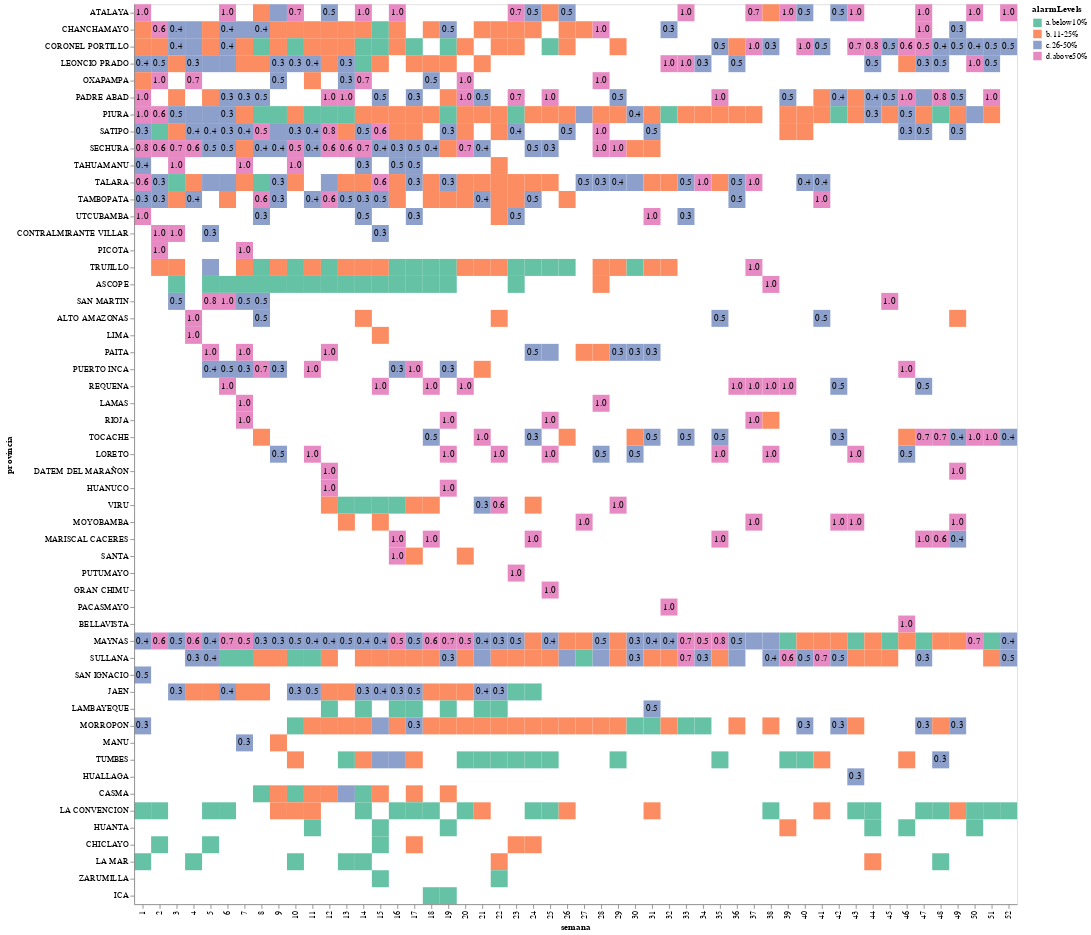

Notebook code cell kept with this figure:
### Markdown cell above
Gráfico de semanas en estado de alerta:

### Code cell
enc1_WorstProv.mark_rect() + enc2_WorstProv.mark_text()

### Figure 1 — Vega specification as saved in the notebook (floating-point values rounded to 4 significant figures; data arrays with more than 128 entries replaced by an {"elided": "..."} marker saying what was removed)
{"$schema": "https://vega.github.io/schema/vega/v5.json", "data": [{"name": "source_0", "values": {"elided": "753 records"}}, {"name": "source_0_x_domain_semana", "values": [{"semana": 1}, {"semana": 2}, {"semana": 3}, {"semana": 4}, {"semana": 5}, {"semana": 6}, {"semana": 7}, {"semana": 8}, {"semana": 9}, {"semana": 10}, {"semana": 11}, {"semana": 12}, {"semana": 13}, {"semana": 14}, {"semana": 15}, {"semana": 16}, {"semana": 17}, {"semana": 18}, {"semana": 19}, {"semana": 20}, {"semana": 21}, {"semana": 22}, {"semana": 23}, {"semana": 24}, {"semana": 25}, {"semana": 26}, {"semana": 27}, {"semana": 28}, {"semana": 29}, {"semana": 30}, {"semana": 31}, {"semana": 32}, {"semana": 33}, {"semana": 34}, {"semana": 35}, {"semana": 36}, {"semana": 37}, {"semana": 38}, {"semana": 39}, {"semana": 40}, {"semana": 41}, {"semana": 42}, {"semana": 43}, {"semana": 44}, {"semana": 45}, {"semana": 46}, {"semana": 47}, {"semana": 48}, {"semana": 49}, {"semana": 50}, {"semana": 51}, {"semana": 52}]}, {"name": "source_0_y_domain_provincia", "values": [{"provincia": "ATALAYA", "sort_field": 1.0}, {"provincia": "CHANCHAMAYO", "sort_field": 1.0}, {"provincia": "CORONEL PORTILLO", "sort_field": 1.0}, {"provincia": "LA CONVENCION", "sort_field": 0.25}, {"provincia": "LA MAR", "sort_field": 0.1429}, {"provincia": "LEONCIO PRADO", "sort_field": 1.0}, {"provincia": "MAYNAS", "sort_field": 0.75}, {"provincia": "MORROPON", "sort_field": 0.3333}, {"provincia": "OXAPAMPA", "sort_field": 1.0}, {"provincia": "PADRE ABAD", "sort_field": 1.0}, {"provincia": "PIURA", "sort_field": 1.0}, {"provincia": "SAN IGNACIO", "sort_field": 0.5}, {"provincia": "SATIPO", "sort_field": 1.0}, {"provincia": "SECHURA", "sort_field": 1.0}, {"provincia": "TAHUAMANU", "sort_field": 1.0}, {"provincia": "TALARA", "sort_field": 1.0}, {"provincia": "TAMBOPATA", "sort_field": 1.0}, {"provincia": "UTCUBAMBA", "sort_field": 1.0}, {"provincia": "CHICLAYO", "sort_field": 0.1667}, {"provincia": "CONTRALMIRANTE VILLAR", "sort_field": 1.0}, {"provincia": "PICOTA", "sort_field": 1.0}, {"provincia": "TRUJILLO", "sort_field": 1.0}, {"provincia": "ASCOPE", "sort_field": 1.0}, {"provincia": "JAEN", "sort_field": 0.5}, {"provincia": "SAN MARTIN", "sort_field": 1.0}, {"provincia": "ALTO AMAZONAS", "sort_field": 1.0}, {"provincia": "LIMA", "sort_field": 1.0}, {"provincia": "SULLANA", "sort_field": 0.7273}, {"provincia": "PAITA", "sort_field": 1.0}, {"provincia": "PUERTO INCA", "sort_field": 1.0}, {"provincia": "REQUENA", "sort_field": 1.0}, {"provincia": "LAMAS", "sort_field": 1.0}, {"provincia": "MANU", "sort_field": 0.3333}, {"provincia": "RIOJA", "sort_field": 1.0}, {"provincia": "CASMA", "sort_field": 0.2759}, {"provincia": "TOCACHE", "sort_field": 1.0}, {"provincia": "LORETO", "sort_field": 1.0}, {"provincia": "TUMBES", "sort_field": 0.3333}, {"provincia": "HUANTA", "sort_field": 0.2}, {"provincia": "DATEM DEL MARAÑON", "sort_field": 1.0}, {"provincia": "HUANUCO", "sort_field": 1.0}, {"provincia": "LAMBAYEQUE", "sort_field": 0.5}, {"provincia": "VIRU", "sort_field": 1.0}, {"provincia": "MOYOBAMBA", "sort_field": 1.0}, {"provincia": "ZARUMILLA", "sort_field": 0.05882}, {"provincia": "MARISCAL CACERES", "sort_field": 1.0}, {"provincia": "SANTA", "sort_field": 1.0}, {"provincia": "ICA", "sort_field": 0.02985}, {"provincia": "PUTUMAYO", "sort_field": 1.0}, {"provincia": "GRAN CHIMU", "sort_field": 1.0}, {"provincia": "PACASMAYO", "sort_field": 1.0}, {"provincia": "HUALLAGA", "sort_field": 0.3333}, {"provincia": "BELLAVISTA", "sort_field": 1.0}]}, {"name": "source_0_color_domain_alarmLevels", "values": [{"alarmLevels": "d.above50%"}, {"alarmLevels": "b.11-25%"}, {"alarmLevels": "a.below10%"}, {"alarmLevels": "c.26-50%"}]}], "signals": [{"name": "x_step", "value": 20}, {"name": "width", "update": "bandspace(domain('x').length, 0, 0) * x_step"}, {"name": "y_step", "value": 20}, {"name": "height", "update": "bandspace(domain('y').length, 0, 0) * y_step"}], "marks": [{"type": "rect", "name": "layer_0_marks", "from": {"data": "source_0"}, "encode": {"update": {"width": {"signal": "max(0.25, bandwidth('x'))"}, "y": {"field": "provincia", "scale": "y"}, "height": {"signal": "max(0.25, bandwidth('y'))"}, "fill": {"field": "alarmLevels", "scale": "color"}, "x": {"field": "semana", "scale": "x"}}}, "style": ["rect"]}, {"type": "text", "name": "layer_1_marks", "from": {"data": "source_0"}, "encode": {"update": {"y": {"field": "provincia", "scale": "y", "band": 0.5}, "text": {"signal": "format(datum[\"alarmShare\"], \".1f\")"}, "fill": {"value": "black"}, "opacity": [{"value": 1, "test": "datum.alarmShare >= 0.3"}, {"value": 0}], "x": {"field": "semana", "scale": "x", "band": 0.5}, "align": {"value": "center"}, "baseline": {"value": "middle"}}}, "style": ["text"]}], "scales": [{"name": "x", "type": "band", "domain": {"data": "source_0_x_domain_semana", "field": "semana", "sort": true}, "range": {"step": {"signal": "x_step"}}, "paddingInner": 0, "paddingOuter": 0}, {"name": "y", "type": "band", "domain": {"data": "source_0_y_domain_provincia", "field": "provincia", "sort": {"op": "max", "field": "sort_field", "order": "descending"}}, "range": {"step": {"signal": "y_step"}}, "paddingOuter": 0, "paddingInner": 0}, {"name": "color", "type": "ordinal", "domain": {"data": "source_0_color_domain_alarmLevels", "field": "alarmLevels", "sort": true}, "range": {"scheme": "set2"}, "reverse": false, "interpolate": "hcl"}], "axes": [{"scale": "x", "labelAngle": 270, "grid": false, "zindex": 1, "orient": "bottom", "labelBaseline": "middle", "labelAlign": "right", "title": "semana"}, {"scale": "y", "zindex": 1, "title": "provincia", "orient": "left", "grid": false}], "legends": [{"fill": "color", "symbolType": "square", "title": "alarmLevels"}], "background": "white", "padding": 5, "style": "cell"}
